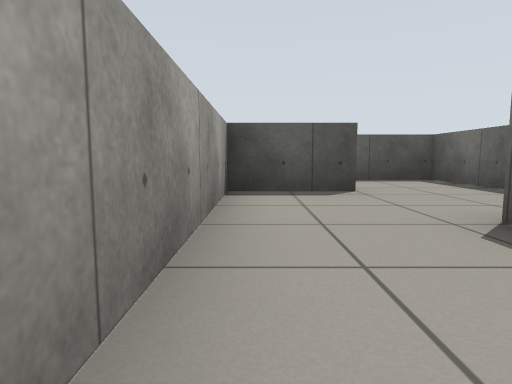
view 1 (above)

17 first-person views from a walk through a robot-simulator world made for Gazebo. The camera is 0.51 m above the floor, tilts 6° down and sees 75° across. The floor is counted in squares, 1 m on a side. Each view is taken from the middle of a square. On the plan, view 1 faces up. The plan holds only what a view shows up to about 9 squares ahead; the rest is blank.

view 2
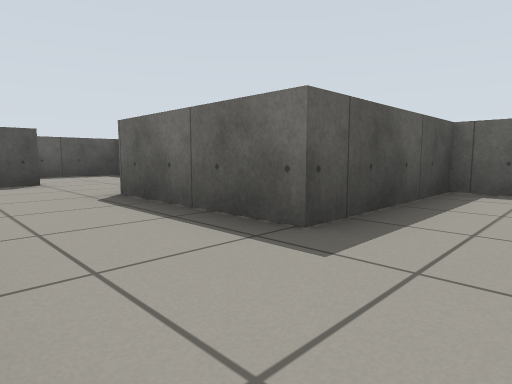

view 3
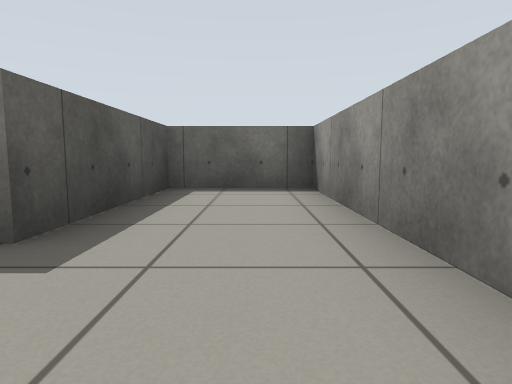

view 4
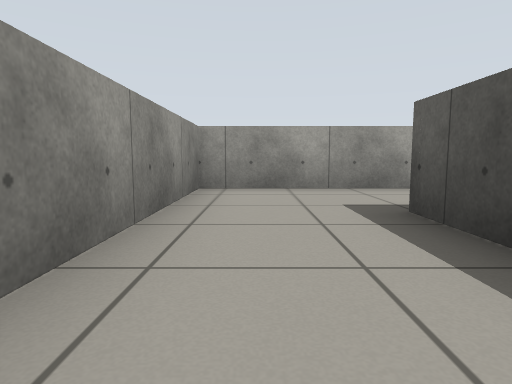

view 5
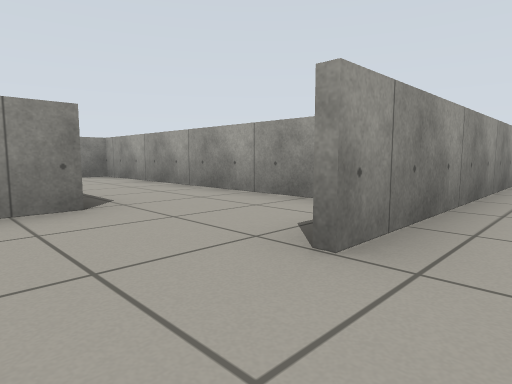

view 6
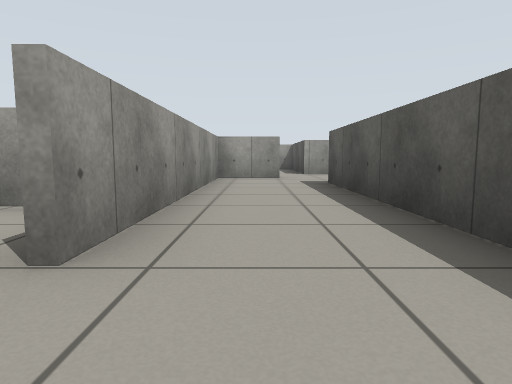

view 7
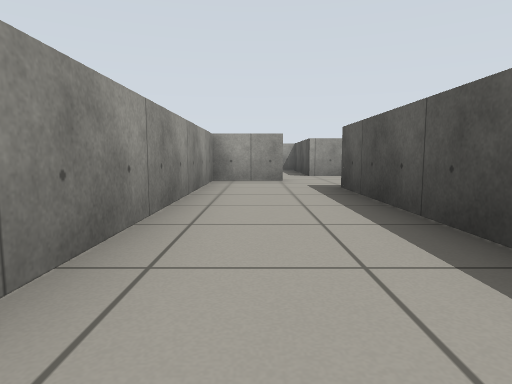

view 8
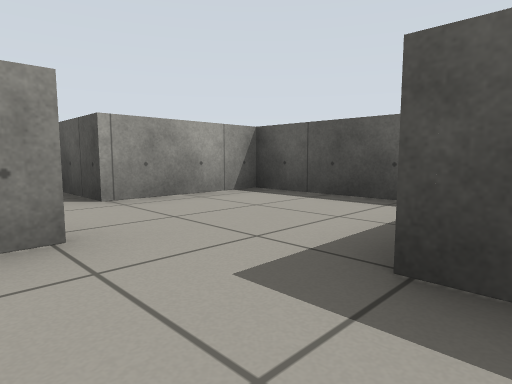

view 9
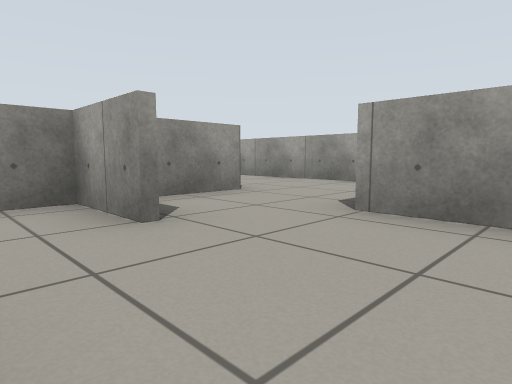

view 10
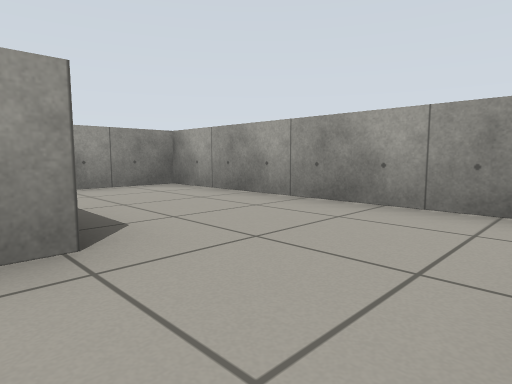

view 11
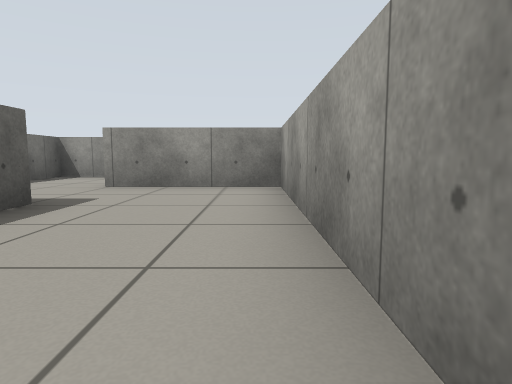

view 12
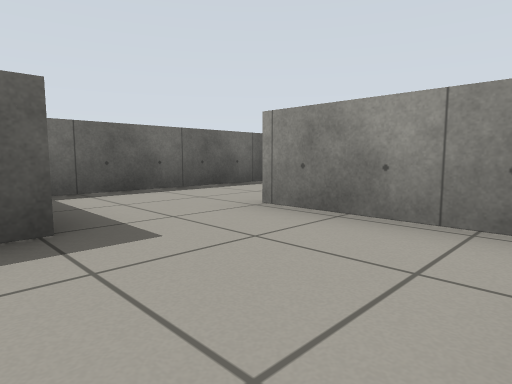

view 13
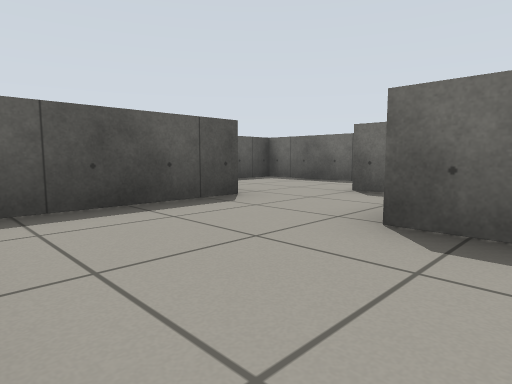

view 14
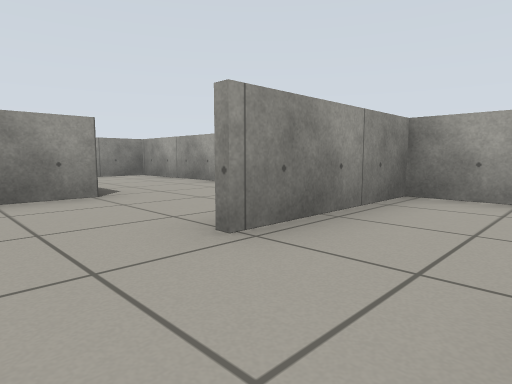

view 15
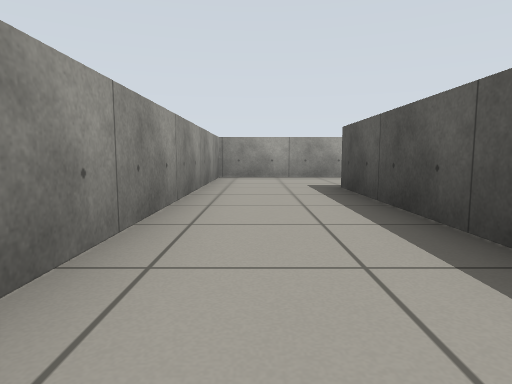

view 16
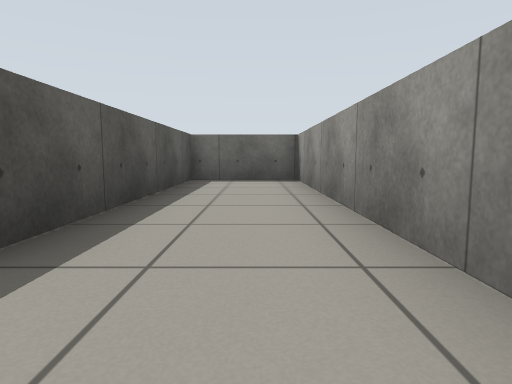

view 17
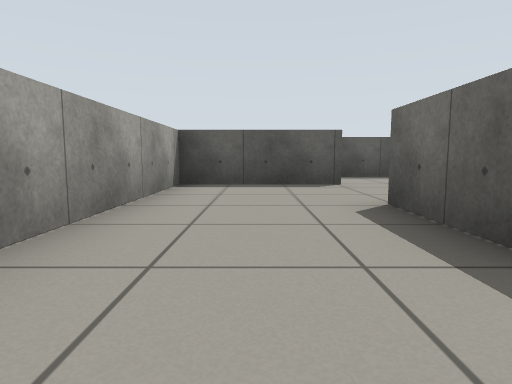

### Floor plan
Points are (right, up) in squares from view 1. A wall is a line through its corners. A room is listed if a view was taken in it or the views show most of it. See-through windows are left out.
Room 1 (views 1, 2, 3, 4)
walls: (1.5, 4.9) (-0.4, 4.9) (-0.4, -2.9) (5.4, -2.9) (5.4, -0.6) (1.9, -0.6) (1.9, 2.6) (2.6, 2.6)
ways out: opening at (2.5, 5) to room 2
Room 2 (views 5, 6, 7, 8, 9)
walls: (-5.2, 6.6) (-5.2, 5.1) (1.5, 5.1); (-5.3, 6) (-5.3, 6.6); (3.9, 5.2) (3.9, 7.4) (-3.6, 7.4) (-3.6, 9.9) (-6.9, 9.9) (-6.9, 7.4)
ways out: opening at (2.5, 5) to room 1; opening at (-7, 6.5) to room 3
Room 3 (views 10, 11, 12, 13, 14)
walls: (-7.6, 3.4) (-7.6, 5.1) (-6.1, 5.1); (-5.6, 3.4) (-6.9, 3.4); (-10.4, 6.6) (-10.4, 1.1); (-6.9, 7.4) (-9.6, 7.4); (-10.5, 1.3) (-7.4, 1.3); (-5.1, 1.5) (-5.1, 2.9)
ways out: opening at (-7, 6.5) to room 2; opening at (-6.5, 1) to room 4
Room 4 (views 15, 16, 17)
walls: (-7.6, -3.3) (-7.6, -1.4) (-5.1, -1.4) (-5.1, 1.5); (-7.4, 1.2) (-10.5, 1.2); (-10.4, 1.1) (-10.4, -5.9) (-1.6, -5.9) (-1.6, -3.6) (-7.6, -3.6)
ways out: opening at (-6.5, 1) to room 3

Where each view was taken, in squares from view 1:
view 1: 0 up, 0 right, facing up
view 2: 2 down, 0 right, facing up-right
view 3: 2 down, 0 right, facing right
view 4: 2 down, 5 right, facing left
view 5: 6 up, 3 right, facing down-left
view 6: 6 up, 3 right, facing left
view 7: 6 up, 2 right, facing left
view 8: 6 up, 3 left, facing up-left
view 9: 9 up, 4 left, facing down-left
view 10: 7 up, 7 left, facing down-left
view 11: 7 up, 10 left, facing down
view 12: 4 up, 10 left, facing down-right
view 13: 4 up, 10 left, facing up-right
view 14: 3 up, 6 left, facing down-left
view 15: 5 down, 2 left, facing left
view 16: 5 down, 9 left, facing right
view 17: 5 down, 9 left, facing up
